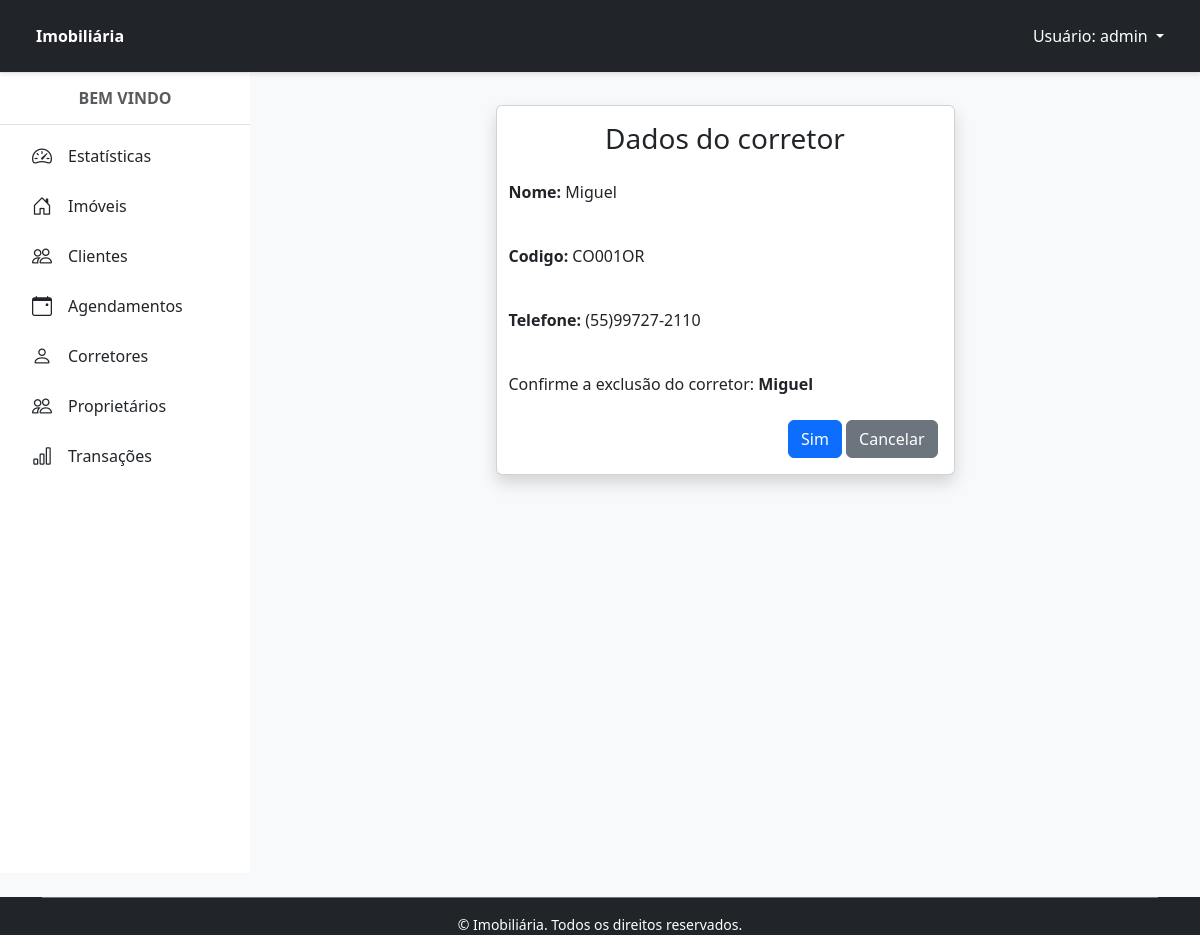
The page /corretor/7/apagar/ (signed in) on the database its author committed.
### corretores/models.py (models this page shows, shortened)
class Corretor(Pessoa):
    codigoCorretor = models.CharField('Código do Corretor', max_length=10, unique=True, help_text='Código único do corretor')
    foto = StdImageField('Foto', upload_to='corretores', delete_orphans=True, blank=False, null=False)

### corretores/views.py (the view)
# urls.py: path('corretor/<int:pk>/apagar/', CorretorDeleteView.as_view(), name='corretor_apagar'),
class CorretorDeleteView(PermissionRequiredMixin, SuccessMessageMixin, DeleteView):
    permission_required = 'corretores.delete_corretor'
    permission_denied_message = 'Excluir corretor'
    model = Corretor
    template_name = 'corretor_apagar.html'
    success_url = reverse_lazy('corretor')
    success_message = 'Corretor excluído com sucesso!'

### corretores/templates/corretor_apagar.html (shortened to what this page needs)
{% extends 'principal.html' %}
{% load django_bootstrap5 %}
{% block content %}
<div class="card shadow m-3 col-md-6 mx-auto">
    <div class="card-body">
        <div class="row">
            <h3 class="text-center">Dados do corretor</h3>
            <p class="p-2 mt-2"><strong>Nome: </strong>{{ object.nome }}</p>
            <p class="p-2 mt-2"><strong>Codigo: </strong>{{ object.codigoCorretor }}</p>
            <p class="p-2 mt-2"><strong>Telefone: </strong>{{ object.telefone }}</p>
            <p class="p-2 mt-2">Confirme a exclusão do corretor: <strong>{{ object.nome }}</strong></p>
            <form method="POST" enctype="multipart/form-data">
                <div class="text-end">
                    {% bootstrap_button button_type="submit" content="Sim" %}
                    <a href="{% url 'corretor' %}" class="btn btn-secondary text-white" type="button">
                        <span class="text">Cancelar</span>
                    </a>
                </div>
            </form>
        </div>
    </div>
</div>
{% endblock %}

### home/templates/navbar.html (shortened to what this page needs)
<header class="bg-dark border-bottom py-3 px-4 sticky-top shadow-sm">
  <div class="container-fluid">
    <div class="d-flex justify-content-between align-items-center">
      {% if request.user.is_authenticated %}
        <div class="d-flex align-items-center gap-2">
          <span class="fw-bold text-white">Imobiliária</span>
        </div>
        <ul class="navbar-nav">
          <li class="nav-item dropdown">
            <a class="nav-link dropdown-toggle text-white" href="#" id="navbarLogin" role="button" data-bs-toggle="dropdown" aria-expanded="false">
              Usuário: {{ request.user.username }}
            </a>
          </li>
        </ul>
      {% endif %}
    </div>
  </div>
</header>

### rows shown on the page
Corretor: nome "Miguel", codigoCorretor "CO001OR", telefone "(55)99727-2110"

### other values the page prints
{{ request.user.username }} "admin"
